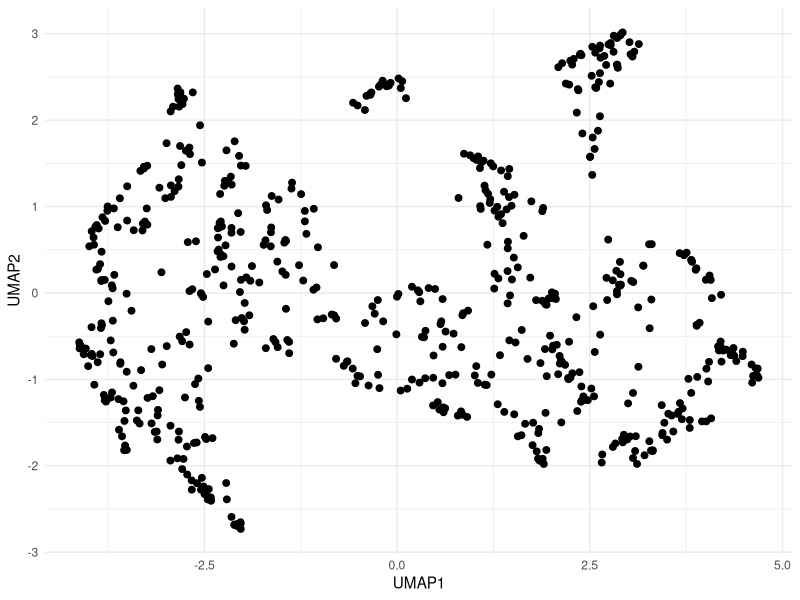
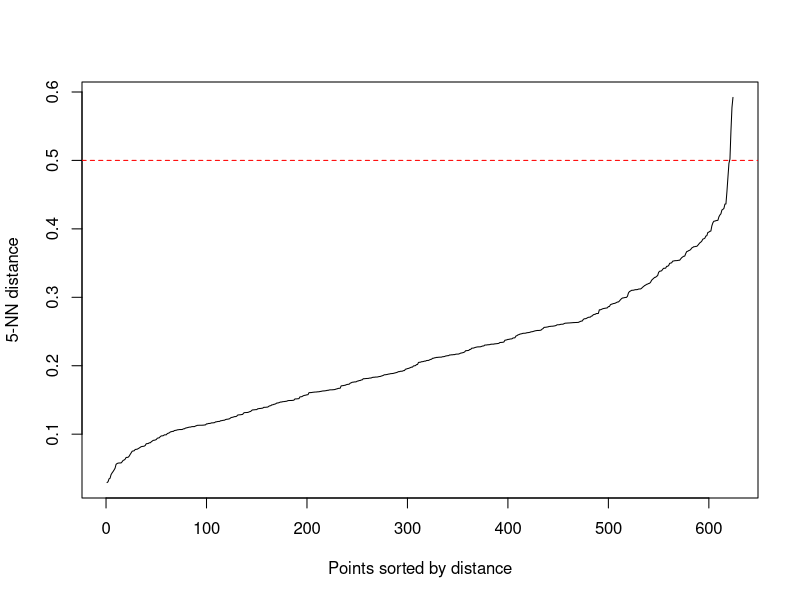
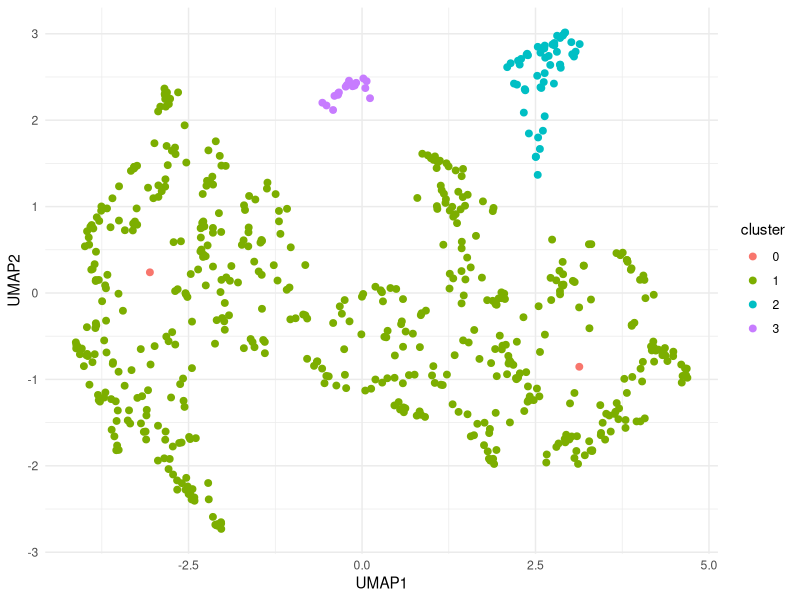
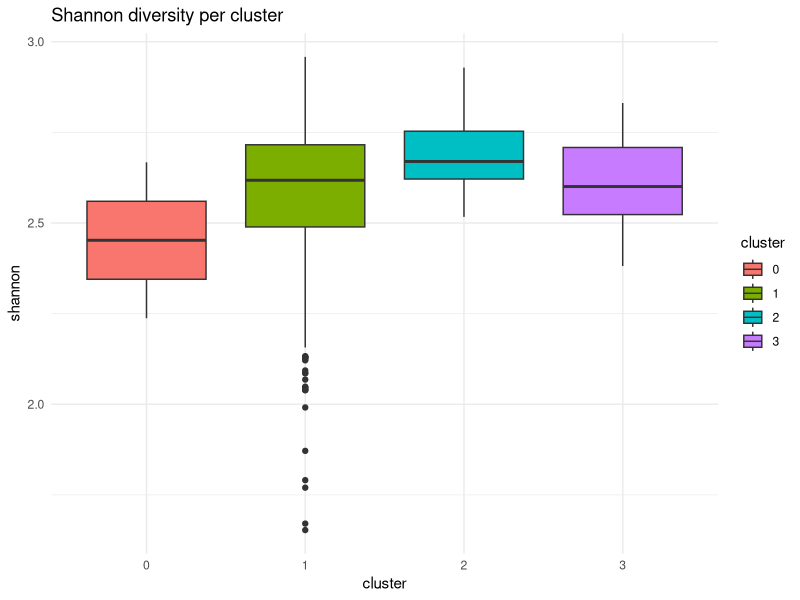
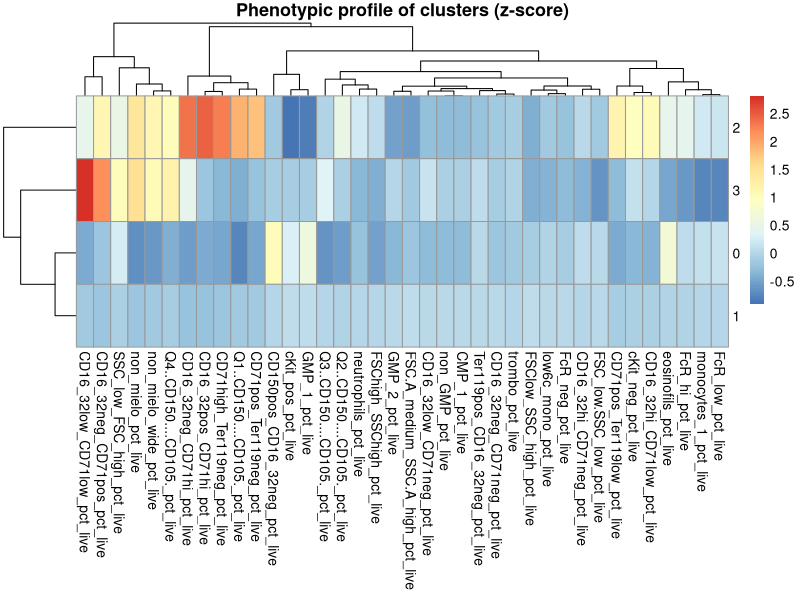
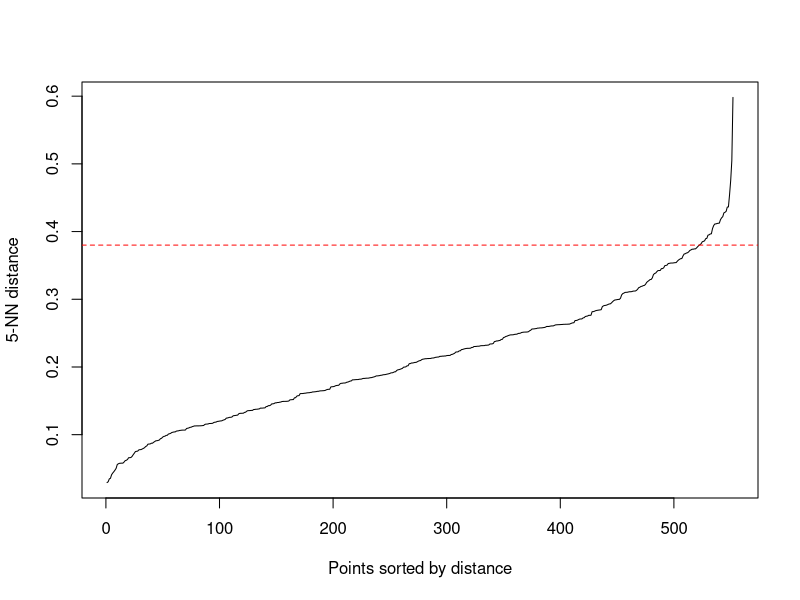
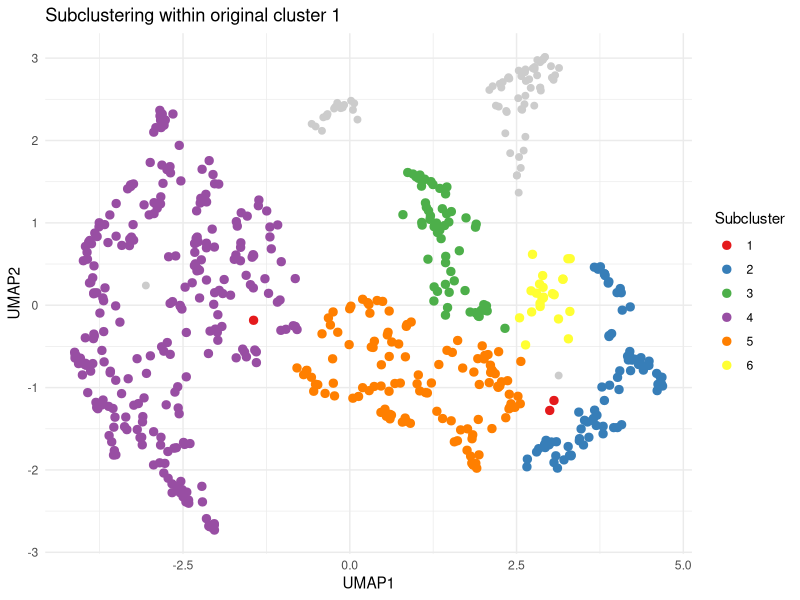
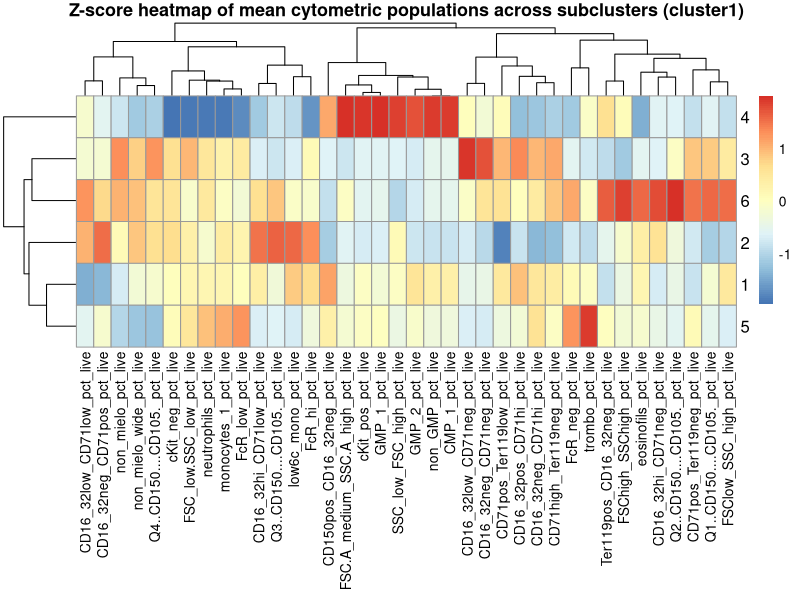

Reproduce these figures in R, in order. (Note: this script raises an error after producing the figures.)
## ---- chunk 1
library(readxl)
library(dplyr)
library(tidyr)
library(ggplot2)
library(uwot)
library(dbscan)
setwd("~/Desktop/Szade_Lab/aktualne")
## ---- chunk 2
cyto_cols_RSM <- c(
  "Live_dead_Ly6C_subset",
  "cKit_neg",
  "eosinofils",
  "low6c_mono",
  "monocytes_1",
  "FcR_hi",
  "FcR_low",
  "FcR_neg",
  "neutrophils",
  "non_mielo",
  "CD16_32hi_CD71low",
  "CD16_32hi_CD71neg",
  "CD16_32low_CD71low",
  "CD16_32low_CD71neg",
  "CD16_32neg_CD71hi",
  "CD16_32neg_CD71neg",
  "CD16_32neg_CD71pos",
  "CD16_32pos_CD71hi",
  "non_mielo_wide",
  "Q1..CD150....CD105.",
  "CD71high_Ter119neg",
  "CD71pos_Ter119low",
  "CD71pos_Ter119neg",
  "Q2..CD150....CD105.",
  "Q3..CD150....CD105.",
  "Q4..CD150....CD105.",
  "Ter119pos_CD16_32neg",
  "cKit_pos",
  "CD150pos_CD16_32neg",
  "GMP_1",
  "GMP_2",
  "non_GMP",
  "CMP_1",
  "trombo",
  "FSC.A_medium_SSC.A_high",
  "FSC_low.SSC_low",
  "FSChigh_SSChigh",
  "FSClow_SSC_high",
  "SSC_low_FSC_high"
)

# wczytanie danych
df <- read_excel("RSM_summary.xlsx")

# OBIEKT R z samą cytometrią
df_cyto <- df %>%
  select(all_of(cyto_cols_RSM))

# normalizacja % of live dla wszystkich
library(dplyr)
denom <- "Live_dead_Ly6C_subset"
gate_cols <- setdiff(colnames(df_cyto), denom)

df_cyto_pct_live <- df_cyto %>%
  mutate(
    across(
      all_of(gate_cols),
      ~ ifelse(.data[[denom]] == 0 | is.na(.data[[denom]]), NA_real_, (.x / .data[[denom]]) * 100),
      .names = "{.col}_pct_live"
    )
  )

# normalizacja % of live dla zgatowanych populacji
gated_populations_RSM <- c(
  "cKit_neg",
  "eosinofils",
  "low6c_mono",
  "monocytes_1",
  "FcR_hi",
  "FcR_low",
  "FcR_neg",
  "neutrophils",
  "non_mielo",
  "CD16_32hi_CD71low",
  "CD16_32hi_CD71neg",
  "CD16_32low_CD71low",
  "CD16_32low_CD71neg",
  "CD16_32neg_CD71hi",
  "CD16_32neg_CD71neg",
  "CD16_32neg_CD71pos",
  "CD16_32pos_CD71hi",
  "non_mielo_wide",
  "Q1..CD150....CD105.",
  "CD71high_Ter119neg",
  "CD71pos_Ter119low",
  "CD71pos_Ter119neg",
  "Q2..CD150....CD105.",
  "Q3..CD150....CD105.",
  "Q4..CD150....CD105.",
  "Ter119pos_CD16_32neg",
  "cKit_pos",
  "CD150pos_CD16_32neg",
  "GMP_1",
  "GMP_2",
  "non_GMP",
  "CMP_1",
  "trombo",
  "FSC.A_medium_SSC.A_high",
  "FSC_low.SSC_low",
  "FSChigh_SSChigh",
  "FSClow_SSC_high",
  "SSC_low_FSC_high"
)

denom <- "Live_dead_Ly6C_subset"
df_gated_pct_live <- df_cyto %>%
  mutate(
    across(
      all_of(gated_populations_RSM),
      ~ ifelse(
        .data[[denom]] == 0 | is.na(.data[[denom]]),
        NA_real_,
        (.x / .data[[denom]]) * 100
      ),
      .names = "{.col}_pct_live"
    )
  ) %>%
  select(ends_with("_pct_live"))
## ---- chunk 3
set.seed(123)

# 1. NA -> 0
pca_mat <- df_gated_pct_live %>%
  mutate(across(everything(), ~ replace_na(.x, 0))) %>%
  as.matrix()

# 2. PCA bez log-transform
pca_res <- prcomp(
  pca_mat,
  center = TRUE,
  scale. = TRUE
)
## ---- chunk 4
# procent wariancji wyjaśnionej przez każdy PC
var_explained <- (pca_res$sdev^2) / sum(pca_res$sdev^2)

# w procentach
var_explained_percent <- var_explained * 100

var_explained_percent
## ---- chunk 5
# 3. bierzemy pierwsze 12 PC
pca_data <- pca_res$x[, 1:12, drop = FALSE]
## ---- chunk 6
library(uwot)
# UMAP
umap_res <- uwot::umap(pca_data)

# do ramki danych
umap_df <- data.frame(
  UMAP1 = umap_res[,1],
  UMAP2 = umap_res[,2]
)

head(umap_df)
library(ggplot2)

ggplot(umap_df, aes(x = UMAP1, y = UMAP2)) +
  geom_point(size = 2) +
  theme_minimal()
## ---- chunk 7
library(dbscan)

kNNdistplot(umap_res, k = 5)
abline(h = 0.5, col = "red", lty = 2)
## ---- chunk 8
library(dbscan)

db <- dbscan(umap_res, eps = 0.4, minPts = 5) # wybrane z wykresu elbow powyżej!!!

umap_df$cluster <- as.factor(db$cluster)

ggplot(umap_df, aes(x = UMAP1, y = UMAP2, color = cluster)) +
  geom_point(size = 2) +
  theme_minimal()
## ---- chunk 9
umap_df$cluster <- as.factor(db$cluster)

df_clusters <- df_gated_pct_live %>%
  mutate(cluster = as.factor(db$cluster))

table(df_clusters$cluster)

cluster_summary <- df_clusters %>%
  group_by(cluster) %>%
  summarise(across(everything(), mean, na.rm = TRUE))
## ---- chunk 10
library(dplyr)

df_clusters %>%
  group_by(cluster) %>%
  summarise(across(everything(), sd, na.rm = TRUE))
## ---- chunk 11
shannon_index <- function(x) {
  x <- x[x > 0]              
  p <- x / sum(x)         
  -sum(p * log(p))
}

df_clusters$shannon <- apply(
  df_gated_pct_live,
  1,
  shannon_index
)
## ---- chunk 12
library(ggplot2)

ggplot(df_clusters, aes(x = cluster, y = shannon, fill = cluster)) +
  geom_boxplot() +
  theme_minimal() +
  labs(title = "Shannon diversity per cluster")
## ---- chunk 13
kruskal.test(shannon ~ cluster, data = df_clusters)
## ---- chunk 14
df_clusters %>%
  group_by(cluster) %>%
  summarise(mean_shannon = mean(shannon))
## ---- chunk 15
df_clusters <- df_gated_pct_live %>%
  mutate(cluster = as.factor(db$cluster))

cluster_means <- df_clusters %>%
  group_by(cluster) %>%
  summarise(across(everything(), mean, na.rm = TRUE))
## ---- chunk 16
library(tibble)

# globalne średnie i SD
global_mean <- colMeans(df_gated_pct_live, na.rm = TRUE)
global_sd   <- apply(df_gated_pct_live, 2, sd, na.rm = TRUE)

# funkcja do z-score
zscore <- function(x, mean, sd) {
  (x - mean) / sd
}

# profil fenotypowy (z-score)
cluster_profile <- cluster_means %>%
  column_to_rownames("cluster") %>%
  as.matrix()

cluster_profile_z <- sweep(cluster_profile, 2, global_mean, "-")
cluster_profile_z <- sweep(cluster_profile_z, 2, global_sd, "/")
## ---- chunk 17
library(pheatmap)

pheatmap(
  cluster_profile_z,
  scale = "none",
  clustering_distance_rows = "euclidean",
  clustering_distance_cols = "euclidean",
  main = "Phenotypic profile of clusters (z-score)"
)
## ---- chunk 18
library(dplyr)
library(tidyr)

cluster_long <- as.data.frame(cluster_profile_z) %>%
  rownames_to_column("cluster") %>%
  pivot_longer(-cluster, names_to = "feature", values_to = "z")

# top 5 ↑ i ↓ dla każdego klastra
top_features <- cluster_long %>%
  group_by(cluster) %>%
  arrange(desc(z)) %>%
  slice_head(n = 5) %>%
  bind_rows(
    cluster_long %>%
      group_by(cluster) %>%
      arrange(z) %>%
      slice_head(n = 5)
  )
## ---- chunk 19
# próbki należące do klastra 1 z oryginalnego DBSCAN
idx_cl1 <- which(umap_df$cluster == "1")

# dane tylko dla klastra 1, ale nadal w oryginalnej przestrzeni UMAP
umap_cl1_original <- umap_res[idx_cl1, , drop = FALSE]

# dobór eps dla subklastrów
kNNdistplot(umap_cl1_original, k = 5)
abline(h = 0.38, col = "red", lty = 2)
## ---- chunk 20
# subclustering wewnątrz klastra 1
db_sub_cl1 <- dbscan(
  umap_cl1_original,
  eps = 0.35,
  minPts = 5
)

# dodanie subklastrów do głównej ramki
umap_df$subcluster_cl1 <- NA
umap_df$subcluster_cl1[idx_cl1] <- as.factor(db_sub_cl1$cluster)
## ---- chunk 21
ggplot() +
  geom_point(
    data = umap_df %>% filter(cluster != "1"),
    aes(x = UMAP1, y = UMAP2),
    color = "grey80",
    size = 2
  ) +
  geom_point(
    data = umap_df %>% filter(cluster == "1"),
    aes(
      x = UMAP1,
      y = UMAP2,
      color = as.factor(subcluster_cl1)
    ),
    size = 2.5
  ) +
  scale_color_brewer(palette = "Set1") +
  theme_minimal() +
  labs(
    title = "Subclustering within original cluster 1",
    color = "Subcluster"
  )
## ---- chunk 22
df$subcluster_cl1 <- umap_df$subcluster_cl1
table(df$subcluster_cl1)
df_subclaster_cl1 <- df$subcluster_cl1
## ---- chunk 23
subcluster_means <- df_gated_pct_live %>%
  mutate(subcluster = df$subcluster_cl1) %>%
  filter(!is.na(subcluster)) %>%
  group_by(subcluster) %>%
  summarise(across(everything(), mean, na.rm = TRUE))

subcluster_sd <- subcluster_means %>%
  pivot_longer(-subcluster) %>%
  group_by(name) %>%
  summarise(sd_between_clusters = sd(value, na.rm = TRUE)) %>%
  arrange(desc(sd_between_clusters))

head(subcluster_sd, 15)
## ---- chunk 24
subcluster_means_long <- subcluster_means %>%
  pivot_longer(-subcluster)

subcluster_means_long %>%
  group_by(subcluster) %>%
  slice_max(value, n = 10)
## ---- chunk 25
library(pheatmap)
library(tibble)

# macierz średnich
heatmap_mat <- subcluster_means %>%
  column_to_rownames("subcluster") %>%
  as.matrix()

# manualny Z-score dla każdej kolumny
heatmap_z <- apply(
  heatmap_mat,
  2,
  function(col) {
    zscore(
      col,
      mean(col, na.rm = TRUE),
      sd(col, na.rm = TRUE)
    )
  }
)

# zachowanie nazw wierszy
rownames(heatmap_z) <- rownames(heatmap_mat)

# heatmapa
pheatmap(
  heatmap_z,
  cluster_rows = TRUE,
  cluster_cols = TRUE,
  fontsize_col = 10,
  fontsize_row = 12,
  angle_col = 90,
  main = "Z-score heatmap of mean cytometric populations across subclusters (cluster1)"
)
## ---- chunk 26
# próbki należące do klastra 2 z oryginalnego DBSCAN
idx_cl2 <- which(umap_df$cluster == "2")

# dane tylko dla klastra 2, ale nadal w oryginalnej przestrzeni UMAP
umap_cl2_original <- umap_res[idx_cl2, , drop = FALSE]

# dobór eps dla subklastrów
kNNdistplot(umap_cl2_original, k = 5)
abline(h = 0.35, col = "red", lty = 2)
## ---- chunk 27
# subclustering wewnątrz klastra 2
db_sub_cl2 <- dbscan(
  umap_cl2_original,
  eps = 0.35,
  minPts = 5
)

# dodanie subklastrów do głównej ramki
umap_df$subcluster_cl2 <- NA
umap_df$subcluster_cl2[idx_cl2] <- as.factor(db_sub_cl2$cluster)
## ---- chunk 28
ggplot() +
  geom_point(
    data = umap_df %>% filter(cluster != "2"),
    aes(x = UMAP1, y = UMAP2),
    color = "grey80",
    size = 2
  ) +
  geom_point(
    data = umap_df %>% filter(cluster == "2"),
    aes(
      x = UMAP1,
      y = UMAP2,
      color = as.factor(subcluster_cl2)
    ),
    size = 2.5
  ) +
  scale_color_brewer(palette = "Set1") +
  theme_minimal() +
  labs(
    title = "Subclustering within original cluster 2",
    color = "Subcluster"
  )
## ---- chunk 29
df$subcluster_cl2 <- umap_df$subcluster_cl2
table(df$subcluster_cl2)
df_subclaster_cl2 <- df$subcluster_cl2
## ---- chunk 30
subcluster_means <- df_gated_pct_live %>%
  mutate(subcluster = df$subcluster_cl2) %>%
  filter(!is.na(subcluster)) %>%
  group_by(subcluster) %>%
  summarise(across(everything(), mean, na.rm = TRUE))

subcluster_sd <- subcluster_means %>%
  pivot_longer(-subcluster) %>%
  group_by(name) %>%
  summarise(sd_between_clusters = sd(value, na.rm = TRUE)) %>%
  arrange(desc(sd_between_clusters))

head(subcluster_sd, 15)
## ---- chunk 31
subcluster_means_long <- subcluster_means %>%
  pivot_longer(-subcluster)

subcluster_means_long %>%
  group_by(subcluster) %>%
  slice_max(value, n = 10)
## ---- chunk 32
library(pheatmap)
library(tibble)

# macierz średnich
heatmap_mat <- subcluster_means %>%
  column_to_rownames("subcluster") %>%
  as.matrix()

# manualny Z-score dla każdej kolumny
heatmap_z <- apply(
  heatmap_mat,
  2,
  function(col) {
    zscore(
      col,
      mean(col, na.rm = TRUE),
      sd(col, na.rm = TRUE)
    )
  }
)

# zachowanie nazw wierszy
rownames(heatmap_z) <- rownames(heatmap_mat)

# heatmapa
pheatmap(
  heatmap_z,
  cluster_rows = TRUE,
  cluster_cols = TRUE,
  fontsize_col = 10,
  fontsize_row = 12,
  angle_col = 90,
  main = "Z-score heatmap of mean cytometric populations across subclusters (cluster2)"
)
